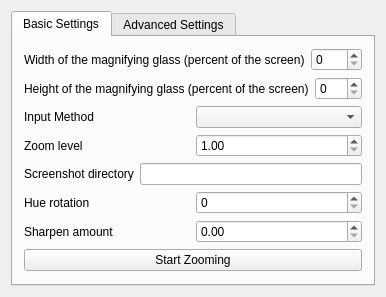
<?xml version="1.0" encoding="UTF-8"?>
<ui version="4.0">
 <class>MagnifyingGlassWindowClass</class>
 <widget class="QMainWindow" name="MagnifyingGlassWindowClass">
  <property name="geometry">
   <rect>
    <x>0</x>
    <y>0</y>
    <width>370</width>
    <height>295</height>
   </rect>
  </property>
  <property name="windowTitle">
   <string>MagnifyingGlassWindow</string>
  </property>
  <widget class="QWidget" name="centralWidget">
   <layout class="QVBoxLayout" name="verticalLayout_3">
    <item>
     <widget class="QTabWidget" name="tabWidget">
      <property name="currentIndex">
       <number>0</number>
      </property>
      <widget class="QWidget" name="tab">
       <attribute name="title">
        <string>Basic Settings</string>
       </attribute>
       <layout class="QVBoxLayout" name="verticalLayout_2">
        <item>
         <layout class="QHBoxLayout" name="horizontalLayout_4">
          <item>
           <widget class="QLabel" name="widthLabel">
            <property name="text">
             <string>Width of the magnifying glass (percent of the screen)</string>
            </property>
           </widget>
          </item>
          <item>
           <widget class="QSpinBox" name="widthSpinBox">
            <property name="minimum">
             <number>0</number>
            </property>
            <property name="maximum">
             <number>100</number>
            </property>
           </widget>
          </item>
         </layout>
        </item>
        <item>
         <layout class="QHBoxLayout" name="horizontalLayout_5">
          <item>
           <widget class="QLabel" name="heightLabel">
            <property name="text">
             <string>Height of the magnifying glass (percent of the screen)</string>
            </property>
           </widget>
          </item>
          <item>
           <widget class="QSpinBox" name="heightSpinBox">
            <property name="minimum">
             <number>0</number>
            </property>
            <property name="maximum">
             <number>100</number>
            </property>
           </widget>
          </item>
         </layout>
        </item>
        <item>
         <layout class="QHBoxLayout" name="horizontalLayout_6">
          <item>
           <widget class="QLabel" name="inputMethodLabel">
            <property name="text">
             <string>Input Method</string>
            </property>
           </widget>
          </item>
          <item>
           <widget class="QComboBox" name="inputMethodComboBox"/>
          </item>
         </layout>
        </item>
        <item>
         <layout class="QHBoxLayout" name="horizontalLayout_7">
          <item>
           <widget class="QLabel" name="label_4">
            <property name="text">
             <string>Zoom level</string>
            </property>
           </widget>
          </item>
          <item>
           <widget class="QDoubleSpinBox" name="zoomLevelSpinBox">
            <property name="minimum">
             <double>1.000000000000000</double>
            </property>
            <property name="maximum">
             <double>5.000000000000000</double>
            </property>
            <property name="singleStep">
             <double>0.050000000000000</double>
            </property>
           </widget>
          </item>
         </layout>
        </item>
        <item>
         <layout class="QHBoxLayout" name="horizontalLayout_8">
          <item>
           <widget class="QLabel" name="label_5">
            <property name="text">
             <string>Screenshot directory</string>
            </property>
           </widget>
          </item>
          <item>
           <widget class="QLineEdit" name="screenShotDirectoryLineEdit"/>
          </item>
         </layout>
        </item>
        <item>
         <layout class="QHBoxLayout" name="horizontalLayout_9">
          <item>
           <widget class="QLabel" name="label_6">
            <property name="text">
             <string>Hue rotation</string>
            </property>
           </widget>
          </item>
          <item>
           <widget class="QSpinBox" name="hueRotationSpinBox">
            <property name="maximum">
             <number>360</number>
            </property>
           </widget>
          </item>
         </layout>
        </item>
        <item>
         <layout class="QHBoxLayout" name="horizontalLayout_10">
          <item>
           <widget class="QLabel" name="label_7">
            <property name="text">
             <string>Sharpen amount</string>
            </property>
           </widget>
          </item>
          <item>
           <widget class="QDoubleSpinBox" name="sharpenAmountSpinBox">
            <property name="singleStep">
             <double>0.100000000000000</double>
            </property>
           </widget>
          </item>
         </layout>
        </item>
        <item>
         <widget class="QPushButton" name="startZoomingButton">
          <property name="text">
           <string>Start Zooming</string>
          </property>
         </widget>
        </item>
       </layout>
      </widget>
      <widget class="QWidget" name="tab_2">
       <attribute name="title">
        <string>Advanced Settings</string>
       </attribute>
       <layout class="QVBoxLayout" name="verticalLayout">
        <item>
         <layout class="QHBoxLayout" name="horizontalLayout">
          <item>
           <widget class="QLabel" name="label">
            <property name="text">
             <string>First setting</string>
            </property>
           </widget>
          </item>
          <item>
           <widget class="QSpinBox" name="spinBox"/>
          </item>
         </layout>
        </item>
        <item>
         <layout class="QHBoxLayout" name="horizontalLayout_2">
          <item>
           <widget class="QLabel" name="label_2">
            <property name="text">
             <string>Second setting</string>
            </property>
           </widget>
          </item>
          <item>
           <widget class="QDoubleSpinBox" name="doubleSpinBox"/>
          </item>
         </layout>
        </item>
        <item>
         <layout class="QHBoxLayout" name="horizontalLayout_3">
          <item>
           <widget class="QLabel" name="label_3">
            <property name="text">
             <string>Third setting</string>
            </property>
           </widget>
          </item>
          <item>
           <widget class="QLineEdit" name="lineEdit"/>
          </item>
         </layout>
        </item>
       </layout>
      </widget>
     </widget>
    </item>
   </layout>
  </widget>
 </widget>
 <layoutdefault spacing="6" margin="11"/>
 <resources>
  <include location="MagnifyingGlassWindow.qrc"/>
 </resources>
 <connections/>
</ui>
